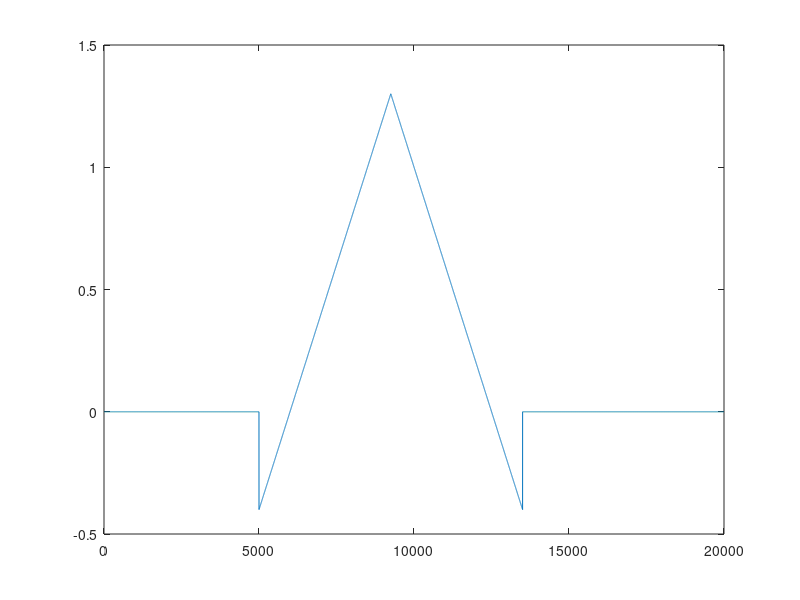

This chart was generated by the following MATLAB code: (Note: this script raises an error after producing the figure.)
%We use the window method (Bartlett Window). If you have the signal processing 
%toolbox you can use the Filter Design Tool, fdatool, to generate the coefficients 
%or filter object. Then you can use the filter command and compare.  Let us know 
%if you need more information.

vel = 400 % V/s
valley = -0.4 % V
peak = 1.3 % V
dt = 1e-6 % s
sweepV = zeros(1,20000);
idx=5000;
sweepV(idx) = valley;
while ( sweepV(idx) < peak )
	idx = idx + 1;
	sweepV(idx) = sweepV(idx-1) + (vel*dt);
end
while ( sweepV(idx) > valley )
	idx = idx + 1;
	sweepV(idx) = sweepV(idx-1) - (vel*dt);
end
figure;
%subplot(,1,1);
plot(sweepV);
%legend('sweep')
%subplot(3,1,2);
hold on;
filteredSweep=filter(Hdl,sweepV');
plot(filteredSweep, 'r');
plot(filter(Hdh,sweepV'), 'k');
plot(filter(Hdh,filteredSweep),'g');
plot(filter(Hdh,filter(Hdl,filteredSweep)),'m')
legend('filtered')




Fs = 32000;  % Sampling Frequency
N    = 31;       % Order
Fc   = 6000;     % Cutoff Frequency
flag = 'scale';  % Sampling Flag
% Create the window vector for the design algorithm.
win = bartlett(N+1);
% Calculate the coefficients using the FIR1 function.
b  = fir1(N, Fc/(Fs/2), 'low', win, flag);
Hdl = dfilt.dffir(b);
N    = 63;       % Order
Fc   = 600;      % Cutoff Frequency
flag = 'scale';  % Sampling Flag
% Create the window vector for the design algorithm.
win = bartlett(N+1);
% Calculate the coefficients using the FIR1 function.
b  = fir1(N, Fc/(Fs/2), 'high', win, flag, 'h');
Hdh = dfilt.dffir(b);




Fs = 32000;  % Sampling Frequency
N    = 63;       % Order
Fc1  = 600;      % First Cutoff Frequency
Fc2  = 6000;     % Second Cutoff Frequency
flag = 'scale';  % Sampling Flag
% Create the window vector for the design algorithm.
win = bartlett(N+1);
% Calculate the coefficients using the FIR1 function.
b  = fir1(N, [Fc1 Fc2]/(Fs/2), 'bandpass', win, flag);
Hd = dsp.FIRFilter( ...
    'Numerator', b);



 
hSR = dsp.SignalSource;
hSR.Signal = sweepV';
hLog = dsp.SignalSink;

Fs = 32000;  % Sampling Frequency
N    = 63;       % Order
Fc1  = 600;      % First Cutoff Frequency
Fc2  = 6000;     % Second Cutoff Frequency
flag = 'scale';  % Sampling Flag
% Create the window vector for the design algorithm.
win = bartlett(N+1);
% Calculate the coefficients using the FIR1 function.
b  = fir1(N, [Fc1 Fc2]/(Fs/2), 'bandpass', win, flag);
Hd = dsp.FIRFilter( ...
    'Numerator', b);
 
 %hFIR = dsp.FIRFilter;
 %hFIR.Numerator = fir1(10,0.5);

h = dsp.SpectrumAnalyzer('SampleRate',32e3,...
    'PlotAsTwoSidedSpectrum',false,...
    'OverlapPercent', 80, 'PowerUnits','dBW');
    
%,...'YLimits', [-150 -10]);

 while ~isDone(hSR)
      input = step(hSR);
      filteredOutput = step(hFIR,input);
      step(hLog,filteredOutput);
      step(h,filteredOutput)
 end

 filteredResult = hLog.Buffer;
 fvtool(hFIR,'Fs',32000)








%example

t = (0:1000)'/8e3;
 xin = sin(2*pi*0.3e3*t)+sin(2*pi*3e3*t);
 
 hSR = dsp.SignalSource;
 hSR.Signal = xin;
 hLog = dsp.SignalSink;

 hFIR = dsp.FIRFilter;
 hFIR.Numerator = fir1(10,0.5);

h = dsp.SpectrumAnalyzer('SampleRate',8e3,...
    'PlotAsTwoSidedSpectrum',false,...
    'OverlapPercent', 80, 'PowerUnits','dBW',...
    'YLimits', [-150 -10]);

 while ~isDone(hSR)
      input = step(hSR);
      filteredOutput = step(hFIR,input);
      step(hLog,filteredOutput);
      step(h,filteredOutput)
 end

 filteredResult = hLog.Buffer;
 fvtool(hFIR,'Fs',8000)





% doesn't work quite right. need to look up more stuff.

Fs = 1/dt;
BW = Fs/2;
% get the recommended order and cutoff for high pass
[n,Wc] = buttord(6000/BW,600/BW,3,10);
% get the butterworth filter
[b,a] = butter(n,Wc);
% get the frequency response
[H,W] = freqz(b,a);
% plot the low end of the response
figure;
plot( BW*W(1:10)/pi, 20*log10(abs(H(1:10))) )
